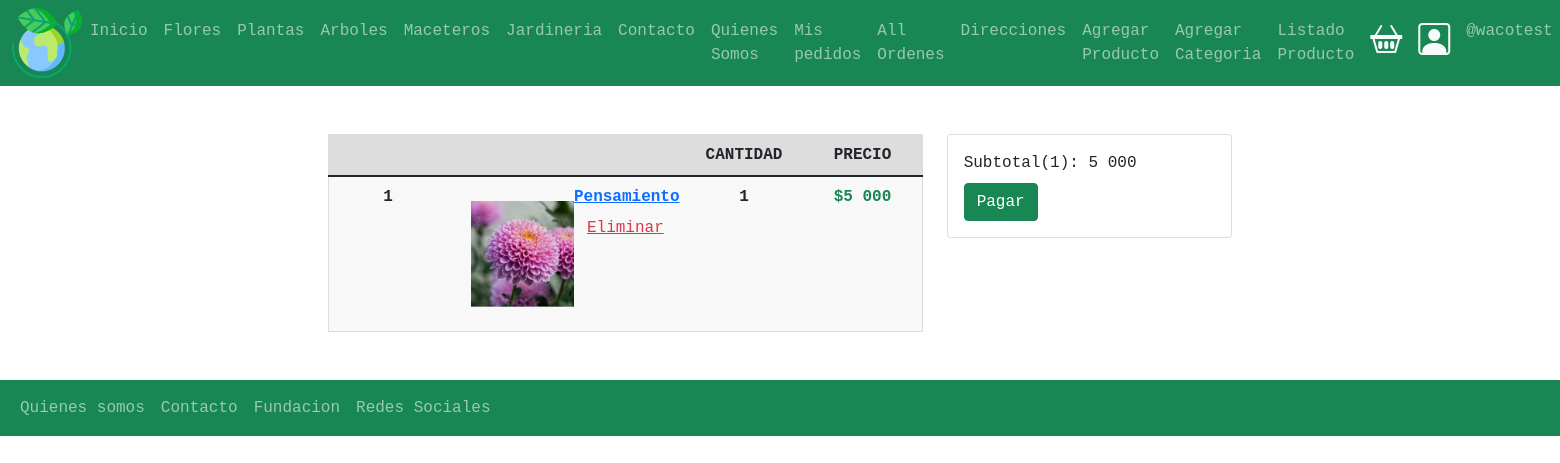
Screenshot of /carrito/ (signed in) with the database file from the repository.
### carrito/models.py (models this page shows, shortened)
class CarritoProductos(models.Model):
    carrito = models.ForeignKey(Carrito, on_delete=models.CASCADE)
    producto = models.ForeignKey(Producto, on_delete=models.CASCADE)
    cantidad = models.IntegerField(default=1)
    creacion = models.DateField(auto_now_add=True)
    objects = CarritoProductosManager()

class Carrito(models.Model):
    carrito_id = models.CharField(max_length=100, null=False, blank=False, unique=True)
    usuario = models.ForeignKey(User, null=True, blank=True, on_delete=models.CASCADE) #relacion uno a muchos
    productos = models.ManyToManyField(Producto, through='CarritoProductos')
    subtotal = models.IntegerField(default = 0)
    total = models.IntegerField(default= 0)
    fecha_carrito = models.DateTimeField(auto_now_add=True)
    def productos_relacion(self):
        return self.carritoproductos_set.select_related('producto')

### productos/models.py (models this page shows, shortened)
class Producto(models.Model):
    usuario = models.ForeignKey(User, null=False, blank=False, on_delete=models.PROTECT)
    nombre =  models.CharField(max_length=50)
    imagen = models.ImageField(upload_to="productos",null=False, blank=False)
    descripcion = models.TextField()
    precio = models.IntegerField(default=0,null=False , blank=False)
    slug = models.SlugField(null=False, blank=False , unique=True)
    creacion = models.DateTimeField(auto_now_add=True)
    stock = models.IntegerField(null=False , blank=False, default=0)
    categoria =  models.ForeignKey(Categoria, on_delete=models.PROTECT)

### carrito/views.py (the view)
# urls.py: path('',views.carrito,name='carrito'),
def carrito(request):
    usuario = request.user if request.user.is_authenticated else None
    carrito_id = request.session.get('carrito_id')
    carrito = Carrito.objects.filter(id = carrito_id).first()
    if carrito is None:
        carrito = Carrito.objects.create(usuario = usuario)
    if usuario and carrito.usuario is None:
        carrito.usuario = usuario
        carrito.save()
    request.session['carrito_id'] = carrito.id
    return render(request, 'carrito/carrito.html',{ 'carrito' : carrito})

### carrito/templates/carrito/carrito.html
{% extends 'base.html' %}
{% load static %}
{% load humanize %}
{% block contenido %}
<div class="container p-5">
    {% if carrito.productos.exists %}
    <div class="row">
        <div class="col-8">
            <table class="table">
                <thead>
                    <tr>
                        <th scope="col"></th>
                        <th scope="col"></th>
                        <th scope="col"></th>
                        <th scope="col">Cantidad</th>
                        <th scope="col">Precio</th>
                    </tr>
                </thead>
                <tbody>
                    {% for cp in carrito.productos_relacion %}
                        {% with productos=cp.producto %}
                            <tr>
                                <th>
                                    {{ forloop.counter }}
                                </th>
                                <th>
                                    {% if productos.imagen %}
                                    <img src="{{ productos.imagen.url }} " alt="imagen" class="img-fluid m-3" width="150"
                                        height="150">
                                    {% endif %}
                                </th>
                                <th>
                                    <a href="{% url 'productos:producto' productos.slug %}"> {{productos.nombre}}</a>
                                    {% include 'carrito/snippets/eliminar.html' %}
                                </th>
                                <th>
                                   {{ cp.cantidad }}
                                </th>
                                <th>
                                    <span class="font-weigth-bold text-success"> ${{ productos.precio | intcomma }} </span>
                                </th>
                            </tr>
                        {% endwith %}
                    {% endfor %}
                </tbody>
            </table>
        </div>
        <div class="col">
            <div class="card">
                <div class="card-body">
                    <div class="font-weigth-bold">
                        Subtotal({{ carrito.productos.count }}):<span class="text-succes"> {{ carrito.subtotal | intcomma}}</span>
                    </div>
                    <div class="mt-2">
                        <a href="{% url 'ordenes:orden' %}" class="btn btn-success">Pagar</a>
                    </div>
                </div>
            </div>
        </div>
    </div>
    {% else %}
    <div class="h3 m-3">
        <p>Tu carrito de compras esta vacio</p>
        <a href="{% url 'home' %}" class="mb-3">Seguir Comprando</a>
    </div>
    {% endif %}
</div>
{% endblock contenido %}

### templates/base.html (shortened to what this page needs)
{% load static %}
<!DOCTYPE html>
<html lang="es">
<head>
    <link href="https://cdn.jsdelivr.net/npm/bootstrap@5.1.3/dist/css/bootstrap.min.css" rel="stylesheet">
    <link rel="stylesheet" href="https://cdn.jsdelivr.net/npm/bootstrap-icons@1.8.2/font/bootstrap-icons.css">
    <link rel="stylesheet" href=" {% static 'css/miestilo.css'%} ">
</head>
<body>
    <header>
        <nav class="navbar navbar-expand-xl navbar-dark bg-success">
            <div class="container-fluid">
                <a href="{% url 'home'%}">
                    <img src="{% static 'img/el-planeta-tierra.png' %}" alt="Logo" style="width: 70px;">
                </a>
                <div class="collapse navbar-collapse" id="mynavbar">
                    <ul class="navbar-nav me-auto">
                        <li class="nav-item">
                            <a class="nav-link" href="{% url 'home' %}">Inicio</a>
                        </li>
                        <li class="nav-item">
                            <a class="nav-link" href="{% url 'flores' %}">Flores</a>
                        </li>
                        <li class="nav-item">
                            <a class="nav-link" href="{% url 'plantas' %}">Plantas</a>
                        </li>
                        <li class="nav-item">
                            <a class="nav-link" href="{% url 'arboles' %}">Arboles</a>
                        </li>
                        <li class="nav-item">
                            <a class="nav-link" href="{% url 'maceteros' %}">Maceteros</a>
                        </li>
                        <li class="nav-item">
                            <a class="nav-link" href="{% url 'jardineria' %}">Jardineria</a>
                        </li>
                        <li class="nav-item">
                            <a class="nav-link" href="{% url 'contacto'%}">Contacto</a>
                        </li>
                        <li class="nav-item">
                            <a class="nav-link" href="{% url 'quienesSomos'%}">Quienes Somos</a>
                        </li>
                        {% if user.is_authenticated %}
                        <li class="nav-item">
                            <a class="nav-link" href="{% url 'ordenes:completados'%}">Mis pedidos</a>
                        </li>
                        {% endif %}
                        {% if user.is_authenticated %}
                        <li class="nav-item">
                            <a class="nav-link" href="{% url 'ordenes:allOrdenes'%}">All Ordenes</a>
                        </li>
                        {% endif %}
                        {% if user.is_authenticated %}
                            <li class="nav-item">
                                <a class="nav-link" href="{% url 'direccion_envio:direccion_envio'%}">Direcciones</a>
                            </li>
                        {% endif %}
                        {% if user.is_authenticated %}
                            <li class="nav-item">
                                <a class="nav-link" href=" {% url 'productos:formProducto' %}">Agregar Producto</a>
                            </li>
                        {% endif %}
                        {% if user.is_authenticated %}
                        <li class="nav-item">
                            <a class="nav-link" href=" {% url 'productos:formCategoria' %}">Agregar Categoria</a>
                        </li>
                    {% endif %}
                        {% if user.is_authenticated %}
                        <li class="nav-item">
                            <a class="nav-link" href=" {% url 'productos:productoListado' %}">Listado Producto</a>
                        </li>
                    {% endif %}
                    </ul>
                    <div class="d-flex m-1">
                        <a href="{% url 'carrito:carrito'%}" class="text-light">
                            <i class="bi bi-basket2 p-1" style="font-size: 2rem;"></i>
                        </a>
                    </div>
                    <div class="d-flex m-2">
                        {% if user.is_authenticated %}
                            <a href="{% url 'perfil'%}" class="text-light">
                                <i class="bi bi-person-square" style="font-size: 2rem;"></i>
                            </a>
                        {% else%}
                            <a href="{% url 'login' %}" class="text-light">
                                <i class="bi bi-person-square" style="font-size: 2rem;"></i>
                            </a>
                        {% endif %}
                    </div>
                    <ul class="navbar-nav ">
                        {% if user.is_authenticated %}
                        <li class="nav-item">
                            <a class="nav-link" href="{% url 'perfil'%}">@{{ user.username }}</a>
                        </li>
                        {% else%}
                        <li class="nav-item d-flex">
                            <a class="nav-link" href="{% url 'login' %}">Iniciar Sesion</a>
                        </li>
                        {% endif %}
                    </ul>
                </div>
            </div>
        </nav>
    </header>
{% block contenido %}
{% endblock contenido %}
   <footer>
        <nav class="navbar navbar-expand-sm bg-success navbar-dark">
            <div class="container-fluid">
                <ul class="navbar-nav me-auto">
                    <li class="nav-item">
                        <a class="nav-link" href=" {% url 'quienesSomos'%}">Quienes somos</a>
                    </li>
                    <li class="nav-item">
                        <a class="nav-link" href=" {% url 'contacto'%} ">Contacto</a>
                    </li>
                    <li class="nav-item">
                        <a class="nav-link" href="javascript:void(0)">Fundacion</a>
                    </li>
                    <li class="nav-item">
                        <a class="nav-link" href="#">Redes Sociales</a>
                    </li>
                </ul>
            </div>
          </nav>
    </footer>
</body>
</html>

### carrito/templates/carrito/snippets/eliminar.html (shortened to what this page needs)
<form action="{% url 'carrito:eliminar' %}" method="POST" class="p-0">
    <button type="submit" class="btn btn-link text-danger">Eliminar</button>
</form>

### static/css/miestilo.css (style rules this page uses)
body { font-family: monospace; }
.container { width: 100%; max-width: 1000px; margin: auto; }
.table { width: 100%; border: 1px solid #ccc; border-collapse: collapse; margin: 0; padding: 0; table-layout: fixed; }
.table tr { background-color: #f8f8f8; border: 1px solid #ddd; }
.table th, .table td { font-size: 16px; padding: 8px; text-align: center; }
.table thead th { text-transform: uppercase; background-color: #ddd; }

### rows the page displays
CarritoProductos: producto.imagen (picture), producto.nombre "Pensamiento", cantidad "1", producto.precio "5 000"
Carrito: productos.count "1", subtotal "5 000"

### other values shown
{{ user.username }} "wacotest"
